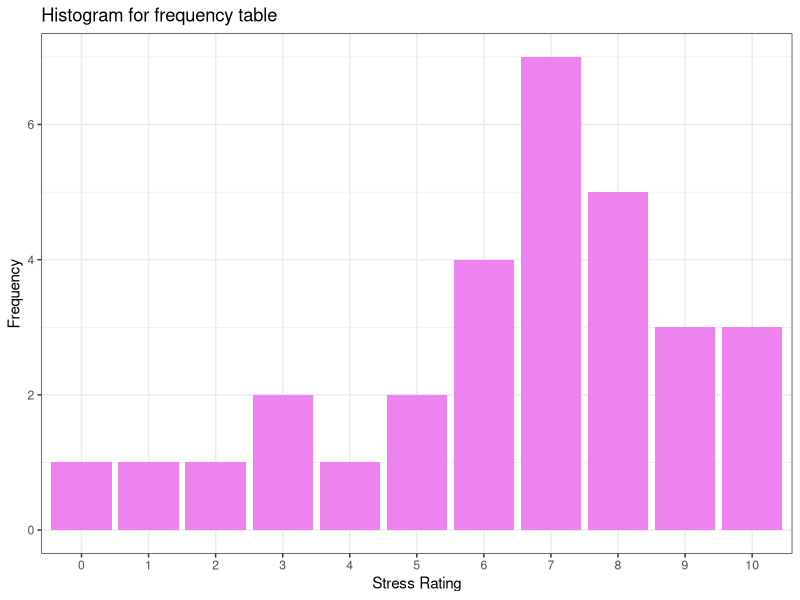

R code for this plot:
# Page no. : 11

stress_rating <- c(8, 7, 4, 10, 8, 6, 8, 9, 9, 7, 3, 7, 6, 5, 0, 9, 10, 7, 7, 3, 6, 7, 5, 2, 1, 6, 7, 10, 8, 8)

frequency_table <- data.frame(table(stress_rating))

library(ggplot2)

ggplot(data = frequency_table, aes(x = stress_rating, y = Freq)) +
  geom_bar(stat = "identity", fill = "violet") +
  labs(title = "Histogram for frequency table", x = "Stress Rating", y = "Frequency") + 
  theme_bw()
